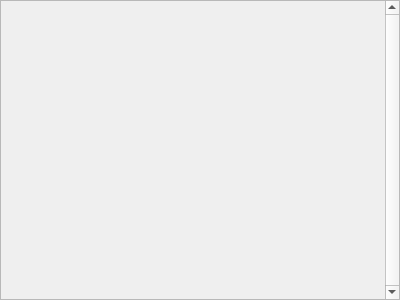
<?xml version="1.0" encoding="UTF-8"?>
<ui version="4.0">
 <class>Frame</class>
 <widget class="QFrame" name="Frame">
  <property name="geometry">
   <rect>
    <x>0</x>
    <y>0</y>
    <width>400</width>
    <height>300</height>
   </rect>
  </property>
  <property name="windowTitle">
   <string>Frame</string>
  </property>
  <layout class="QHBoxLayout" name="horizontalLayout">
   <property name="spacing">
    <number>0</number>
   </property>
   <property name="leftMargin">
    <number>0</number>
   </property>
   <property name="topMargin">
    <number>0</number>
   </property>
   <property name="rightMargin">
    <number>0</number>
   </property>
   <property name="bottomMargin">
    <number>0</number>
   </property>
   <item>
    <widget class="QScrollArea" name="scrollArea">
     <property name="enabled">
      <bool>true</bool>
     </property>
     <property name="focusPolicy">
      <enum>Qt::StrongFocus</enum>
     </property>
     <property name="styleSheet">
      <string notr="true"/>
     </property>
     <property name="verticalScrollBarPolicy">
      <enum>Qt::ScrollBarAlwaysOn</enum>
     </property>
     <property name="horizontalScrollBarPolicy">
      <enum>Qt::ScrollBarAlwaysOff</enum>
     </property>
     <property name="widgetResizable">
      <bool>true</bool>
     </property>
     <widget class="QWidget" name="scrollAreaWidgetContents">
      <property name="geometry">
       <rect>
        <x>0</x>
        <y>0</y>
        <width>381</width>
        <height>298</height>
       </rect>
      </property>
      <property name="minimumSize">
       <size>
        <width>0</width>
        <height>0</height>
       </size>
      </property>
      <property name="styleSheet">
       <string notr="true"/>
      </property>
      <layout class="QGridLayout" name="gridLayout"/>
     </widget>
    </widget>
   </item>
  </layout>
 </widget>
 <resources/>
 <connections/>
</ui>
